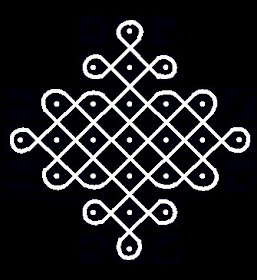
#> input picture Kolam_png.jpg, 257 x 280 px
$ python kolam_from_image.py Kolam_png.jpg
#> lines starting #> are read from the running program, lines starting #| are printed output that depends on the picture; after the words box and inside, x2 and y2 are one past the last pixel; in counts of white or black regions, pixels touching at a corner belong together; long printed decimals are rounded
# kolam_from_image.py
import sys
import cv2
import numpy as np
import matplotlib.pyplot as plt
from skimage.morphology import skeletonize
from scipy import ndimage
from scipy.interpolate import splprep, splev
import networkx as nx
from sklearn.neighbors import KDTree
from shapely.geometry import Point
from math import cos, sin, radians, atan2, degrees

# -------------------------
# Utility / preprocessing
# -------------------------
def read_and_preprocess(path, show=False):
#> called with path = 'Kolam_png.jpg', show = False
    img = cv2.imread(path, cv2.IMREAD_GRAYSCALE)
#> img: shape (280, 257); min 0, max 255, mean 31.4
    if img is None:
        raise FileNotFoundError(path)
    # normalize and invert so strokes = 1
    _, th = cv2.threshold(img, 0, 255, cv2.THRESH_BINARY+cv2.THRESH_OTSU)
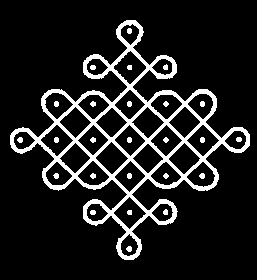
#> th: shape (280, 257); 12.4% white; 26 white regions, largest, box (x1, y1, x2, y2) and area: (10, 20, 250, 260) 8317, (17, 137, 23, 143) 28, (199, 173, 205, 179) 28
    binary = (th == 0).astype(np.uint8)  # strokes black -> 1
    # slight blur + morphological closing to join broken strokes
    binary = cv2.medianBlur((binary*255).astype(np.uint8), 3)//255
#> binary: shape (280, 257); values 0 (black) and 1 (white), 87.5% white; 26 black regions, largest, box (x1, y1, x2, y2) and area: (10, 20, 250, 260) 8352, (17, 137, 23, 143) 28, (199, 173, 205, 179) 28
    kernel = cv2.getStructuringElement(cv2.MORPH_ELLIPSE, (3,3))
    binary = cv2.morphologyEx(binary, cv2.MORPH_CLOSE, kernel)
    if show:
        plt.figure(); plt.title("Binary (strokes=1)"); plt.imshow(binary, cmap='gray'); plt.axis('off')
    return binary

# -------------------------
# Dot (pulli) detection
# -------------------------
def detect_dots(original_gray, binary_strokes):
    # Dots usually are separate small blobs; we find connected components on inverted strokes
    # create image with dots highlighted by distance transform local maxima
    inv = 1 - binary_strokes
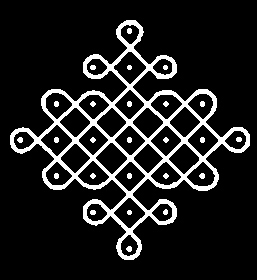
#> inv: shape (280, 257); values 0 (black) and 1 (white), 12.5% white; 26 white regions, largest, box (x1, y1, x2, y2) and area: (10, 20, 250, 260) 8352, (17, 137, 23, 143) 28, (199, 173, 205, 179) 28
    dist = ndimage.distance_transform_edt(inv)
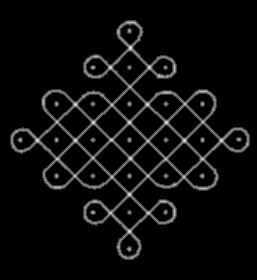
#> dist: shape (280, 257) float64; min 0, max 4, mean 0.191; drawn with min black and max white
    # find peaks
    coords = np.column_stack(ndimage.maximum_position(dist))
#> coords = [[47, 130]]
    # fallback: connected components of inv
    labels, n = ndimage.label(inv)
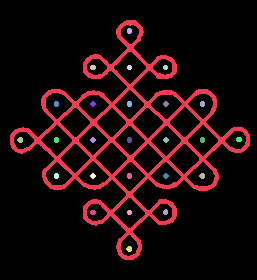
#> labels: shape (280, 257) int32; 27 distinct labels, from 0 to 26; one colour per label, 0 black
#> n = 26
    centers = []
    for lab in range(1, n+1):
        ys, xs = np.where(labels==lab)
        if len(xs)==0: continue
        cx = xs.mean(); cy = ys.mean()
        centers.append((cx, cy))
#> this loop made 26 passes
#> (cx, cy) on passes 1 to 12: (129.4, 139.4), (129, 30.5), (92.5, 67), (129, 67), (165, 67), (56, 103.5), (92.5, 103.5), (129, 103.5), (165.5, 103.5), (202, 103.5), (19.79, 139.5), (56, 139.5)
#> after the loop, centers = 26 pairs, first value 19.79 to 238.5, second value 30.5 to 248.5
    # dedupe and return
    pts = np.array(centers)
#> pts has the same summary as centers
    if pts.size==0:
        return np.zeros((0,2))
    # optionally cluster to remove near duplicates
    tree = KDTree(pts)
    keep = []
    used = set()
    for i,p in enumerate(pts):
        if i in used: continue
        idx = tree.query_radius([p], r=3)[0]
        used.update(idx.tolist())
        keep.append(pts[idx].mean(axis=0))
#> this loop made 26 passes
#> (p, idx) on passes 1 to 12: ([129.4, 139.4], [0, 13]), ([129, 30.5], [1]), ([92.5, 67], [2]), ([129, 67], [3]), ([165, 67], [4]), ([56, 103.5], [5]), ([92.5, 103.5], [6]), ([129, 103.5], [7]), ([165.5, 103.5], [8]), ([202, 103.5], [9]), ([19.79, 139.5], [10]), ([56, 139.5], [11])
#> p on pass 14: [129, 139.5]
#> after the loop, keep = 25 pairs, first value 19.79 to 238.5, second value 30.5 to 248.5; used = 26 items
    return np.array(keep)

# -------------------------
# Skeletonize strokes and extract paths / junctions
# -------------------------# -------------------------
# Skeletonize strokes and extract paths / junctions
# -------------------------
def skeleton_and_graph(binary_strokes, show=False):
    # skeletonize expects boolean image
    skel = skeletonize(binary_strokes==1).astype(np.uint8)
    if show:
        plt.figure(); plt.title("skeleton"); plt.imshow(skel, cmap='gray'); plt.axis('off')

    H, W = skel.shape

    # neighbors in (x,y) ordering -> (col, row)
    def neighbors_xy(x, y):
        for dy in (-1, 0, 1):
            for dx in (-1, 0, 1):
                if dx == 0 and dy == 0:
                    continue
                nx = x + dx
                ny = y + dy
                if 0 <= ny < H and 0 <= nx < W and skel[ny, nx]:
                    yield (nx, ny)   # return (x, y) style

    # classify pixels: endpoints (degree 1) and junctions (degree > 2)
    endpoints = []
    junctions = []
    for y in range(H):
        for x in range(W):
            if not skel[y, x]:
                continue
            deg = sum(1 for _ in neighbors_xy(x, y))
            if deg == 1:
                endpoints.append((x, y))
            elif deg > 2:
                junctions.append((x, y))

    # anchor points are endpoints + junctions
    node_points = endpoints + junctions
    anchor_map = {pt: i for i, pt in enumerate(node_points)}

    # graph to store edges between anchors
    G = nx.Graph()
    for i, pt in enumerate(node_points):
        G.add_node(i, coord=(pt[0], pt[1]))

    # follow paths starting from an anchor to reach another anchor
    def follow_path(start):
        # start is (x,y) anchor
        x0, y0 = start
        path = [(x0, y0)]
        visited = set()
        visited.add((x0, y0))

        # explore each neighbor branch separately and return list of paths found from this anchor
        found_paths = []

        for nbr in neighbors_xy(x0, y0):
            # start a new branch walk
            branch = [(x0, y0)]
            prev = (x0, y0)
            cur = nbr
            branch_visited = set(branch)
            branch_visited.add(cur)
            branch.append(cur)

            # walk until we hit another anchor or dead end; limit steps to avoid infinite loop
            steps = 0
            MAX_STEPS = H * W  # safety cap
            while steps < MAX_STEPS:
                steps += 1
                cx, cy = cur
                # if cur is an anchor (and not the starting anchor), finish this branch
                if cur in anchor_map and cur != start:
                    found_paths.append(branch.copy())
                    break

                # get neighbors of current pixel excluding the previous pixel
                nbrs = [p for p in neighbors_xy(cx, cy) if p != prev]

                # remove already visited on this branch to avoid loops
                nbrs = [p for p in nbrs if p not in branch_visited]

                if not nbrs:
                    # dead end
                    break

                # choose first neighbor to continue (skeleton is thin; this suffices)
                nxt = nbrs[0]
                branch.append(nxt)
                branch_visited.add(nxt)
                prev = cur
                cur = nxt

            # end branch
        return found_paths

    # iterate over anchors and add edges for each path found
    for start in node_points:
        paths_from_anchor = follow_path(start)
        a = anchor_map[start]
        for branch in paths_from_anchor:
            end_pt = branch[-1]
            if end_pt not in anchor_map:
                continue
            b = anchor_map[end_pt]
            # build coords in (x,y) order for storage
            coords = [(int(p[0]), int(p[1])) for p in branch]
            # avoid duplicate edges (undirected)
            if not G.has_edge(a, b):
                G.add_edge(a, b, pixels=coords)

    return skel, G

# -------------------------
# Fit parametric spline to a path
# -------------------------
def fit_spline(path_pixels, smooth=1e-1, k=3):
    # path_pixels: list of (x,y)
    pts = np.array(path_pixels)
    if pts.shape[0] < 4:
        # fallback: poly fit
        x = pts[:,0]; y = pts[:,1]
        # attempt line fit
        A = np.vstack([x, np.ones_like(x)]).T
        m,c = np.linalg.lstsq(A, y, rcond=None)[0]
        return {'type':'line','m':m,'c':c,'pts':pts}
    # parametrize by arc length t
    d = np.sqrt(((np.diff(pts, axis=0))**2).sum(axis=1))
    t = np.hstack(([0], np.cumsum(d)))
    t = t / t[-1]
    try:
        tck, u = splprep([pts[:,0], pts[:,1]], u=t, s=smooth, k=min(k, pts.shape[0]-1))
        return {'type':'spline','tck':tck, 'pts':pts}
    except Exception as e:
        # fallback to piecewise linear
        return {'type':'polyline','pts':pts}

def spline_to_equation(tck, name="S"):
    # we cannot print closed-form; present parametric form with control points
    ctrlx, ctrly = tck[1]
    knots = tck[0]
    degree = tck[2]
    # return a readable representation
    return f"{name}(t): parametric B-spline of degree {degree} with {len(ctrlx)} control points. Use scipy.interpolate.splev to evaluate."

# -------------------------
# Fit circle (optional)
# -------------------------
def fit_circle(pts):
    # algebraic circle fit (Taubin)
    x = pts[:,0]; y = pts[:,1]
    A = np.column_stack([2*x, 2*y, np.ones_like(x)])
    b = x**2 + y**2
    c,_,_,_ = np.linalg.lstsq(A,b, rcond=None)
    a, b_c, c_c = c
    cx = a; cy = b_c; r = np.sqrt(c_c + cx**2 + cy**2)
    return {'cx':cx,'cy':cy,'r':r}

# -------------------------
# Symmetry detection
# -------------------------
def detect_rotational_symmetry(points, max_n=12, tol=4.0):
    # points: Nx2 array in (x,y)
    # center at centroid
    pts = np.array(points)
    center = pts.mean(axis=0)
    rel = pts - center
    tree = KDTree(rel)
    for n in range(max_n,1,-1):
        ok = True
        theta = 360.0/n
        R = lambda ang: np.array([[cos(radians(ang)),-sin(radians(ang))],[sin(radians(ang)),cos(radians(ang))]])
        for k in range(1,n):
            rot = rel @ R(k*theta).T
            dists, _ = tree.query(rot, k=1)
            if np.median(dists) > tol:
                ok = False
                break
        if ok:
            return {'rotational_order': n, 'center': tuple(center)}
    return {'rotational_order': 1, 'center': tuple(center)}

def detect_reflection_symmetry(points, tol=4.0, angle_res=2.0):
    pts = np.array(points)
    center = pts.mean(axis=0)
    rel = pts - center
    tree = KDTree(rel)
    for a in np.arange(0,180, angle_res):
        # reflect across line at angle a through origin: matrix
        ang = radians(a)
        R = np.array([[cos(2*ang), sin(2*ang)],[sin(2*ang), -cos(2*ang)]])
        reflected = rel @ R.T
        dists,_ = tree.query(reflected, k=1)
        if np.median(dists) < tol:
            return {'reflection_axis_angle_deg': a, 'center': tuple(center)}
    return None

# -------------------------
# Main flow
# -------------------------
def analyze_image(path, show=False):
    binary = read_and_preprocess(path, show=False)
    # detect dots using distance peaks on inverted strokes
    gray = cv2.imread(path, cv2.IMREAD_GRAYSCALE)
    dots = detect_dots(gray, binary)
#> dots has the same summary as keep in detect_dots
    skel, G = skeleton_and_graph(binary, show=False)
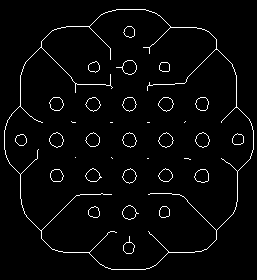
#> skel: shape (280, 257); values 0 (black) and 1 (white), 3.1% white in thin lines or dots
    # collect all path points for symmetry / grid inference
    all_pts = []
    fits = []
    for u,v,data in G.edges(data=True):
        pixels = data['pixels']  # list of (x,y)
        pts = np.array(pixels)
        all_pts.append(pts)
        fit = fit_spline(pts, smooth=1e-1)
        fits.append(((u,v), fit))
#> this loop made 108 passes
#> (v, x in fit_spline, y in fit_spline, A in fit_spline, m in fit_spline, c in fit_spline) on passes 6, 11, 13, 14, 17: (57, [149, 149, 149], [82, 83, 84], [[149, 1], [149, 1], [149, 1]], 0.557, 0.00374), (17, [185, 184], [121, 122], [[185, 1], [184, 1]], -1, 306), (14, [110, 111, 112], [122, 122, 122], [[110, 1], [111, 1], [112, 1]], 4.8e-15, 122), (16, [147, 148, 149], [122, 122, 122], [[147, 1], [148, 1], [149, 1]], -7.51e-15, 122), (21, [111, 112], [157, 158], [[111, 1], [112, 1]], 1, 46)
#> v on passes 3, 12, 15, 16, 20, 21: 36, 65, 67, 71, 70, 80
#> after the loop, all_pts = 108 items; fits = 108 items
    all_pts_flat = np.vstack(all_pts) if all_pts else np.zeros((0,2))
#> all_pts_flat = 1570 pairs, first value 4 to 253, second value 9 to 269
    # symmetry detection using nodes + sampled path points
    sampled = all_pts_flat[np.linspace(0, all_pts_flat.shape[0]-1, min(300, all_pts_flat.shape[0])).astype(int)] if all_pts_flat.shape[0]>0 else np.zeros((0,2))
#> sampled = 300 pairs, first value 4 to 253, second value 9 to 269
    rot = detect_rotational_symmetry(sampled, max_n=12, tol=3.5)
#> in detect_rotational_symmetry, `pts = np.array(points)`: pts has the same summary as sampled in analyze_image
#> in detect_rotational_symmetry, `center = pts.mean(axis=0)`: center = [126.5, 138.7]
#> in detect_rotational_symmetry, `rel = pts - center`: rel = 300 pairs, first value -122.5 to 126.5, second value -129.7 to 130.3
#> rot = {'rotational_order': 2, 'center': (126.5, 138.7)}
    refl = detect_reflection_symmetry(sampled, tol=3.5)
#> in detect_reflection_symmetry, `pts = np.array(points)`: pts has the same summary as sampled in analyze_image
#> in detect_reflection_symmetry, `center = pts.mean(axis=0)`: center = [126.5, 138.7]
#> refl = {'reflection_axis_angle_deg': 0, 'center': (126.5, 138.7)}
    # grid spacing: if dots exist, compute nearest neighbor distance avg
    grid_spacing = None
    if dots.shape[0]>1:
        tree = KDTree(dots)
        dists, _ = tree.query(dots, k=2)
#> dists = 25 pairs, first value 0 to 0, second value 35.96 to 36.5
        nn = dists[:,1]
#> nn = 25 values, max 36.5 at index 15, min 35.96 at index 0, mean 36.12
        grid_spacing = float(np.median(nn))
#> grid_spacing = 36
    result = {
        'dots': dots,
        'graph': G,
        'fits': fits,
        'rotational_symmetry': rot,
        'reflection_symmetry': refl,
        'grid_spacing': grid_spacing
    }
    if show:
        plt.figure(figsize=(6,6))
        # plot original
        img = cv2.imread(path)
#> img is the input picture: shape (280, 257, 3); mean B, G, R 33.9, 31.2, 31.2
        plt.imshow(cv2.cvtColor(img, cv2.COLOR_BGR2RGB)); plt.axis('off')
        # overlay nodes
        if dots.size>0:
            plt.scatter(dots[:,0], dots[:,1], s=20, c='yellow')
        # overlay skeleton paths and control points
        for (u,v), fit in fits:
            pts = np.array(G.edges[u,v]['pixels'])
            plt.plot(pts[:,0], pts[:,1], linewidth=1)
            if fit['type']=='spline':
                tck = fit['tck']
                u_eval = np.linspace(0,1,200)
                x,y = splev(u_eval, tck)
                plt.plot(x,y, linewidth=1)
#> this loop made 108 passes
#> (u, v, pts) on passes 6, 7, 11, 13, 14, 17, 18, 23, 28, 29, 31, 32: (5, 57, [[149, 82], [149, 83], [149, 84]]), (6, 59, [[111, 88], [112, 87], [111, 86], [110, 85]]), (10, 17, [[185, 121], [184, 122]]), (13, 14, [[110, 122], [111, 122], [112, 122]]), (15, 16, [[147, 122], [148, 122], [149, 122]]), (20, 21, [[111, 157], [112, 158]]), (22, 23, [[147, 158], [148, 158]]), (29, 78, [[138, 213], [137, 213]]), (33, 34, [[88, 26], [89, 26]]), (33, 36, [[88, 26], [89, 27]]), (34, 36, [[89, 26], [89, 27]]), (35, 37, [[170, 26], [170, 27]])
#> (u, v) on passes 1, 2, 3, 4, 5, 8: (0, 42), (1, 44), (2, 36), (3, 50), (4, 56), (7, 60)
        plt.title(f"rot order {rot['rotational_order']} spacing {grid_spacing}")
        plt.show()
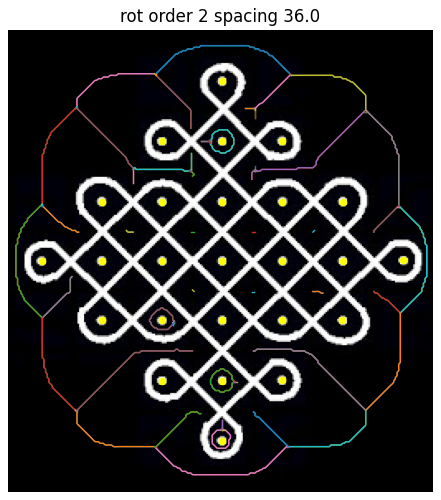
#> figure drawn by matplotlib, 1 panel
    return result

# -------------------------
# Example usage (CLI)
# -------------------------
if __name__ == "__main__":
    if len(sys.argv) < 2:
        print("Usage: python kolam_from_image.py path/to/kolam.png")
        sys.exit(1)
    path = sys.argv[1]
    res = analyze_image(path, show=True)
#> res = 6 items
    # Print readable equations for first few fits
    print("Grid spacing (median NN of dots):", res['grid_spacing'])
#| Grid spacing (median NN of dots): 36.0
    print("Rotational symmetry:", res['rotational_symmetry'])
#| Rotational symmetry: {'rotational_order': 2, 'center': (126.493, 138.743)}
    print("Reflection symmetry:", res['reflection_symmetry'])
#| Reflection symmetry: {'reflection_axis_angle_deg': 0.0, 'center': (126.493, 138.743)}
    cnt = 0
    for (u,v), fit in res['fits']:
        cnt += 1
        if cnt>10: break
        print("Edge", (u,v), "fit type:", fit['type'])
        if fit['type']=='line':
            print(f"  Line y = {fit['m']:.4f} x + {fit['c']:.4f}")
        elif fit['type']=='spline':
            print("  Spline: use scipy tck (parametric). Summary:", spline_to_equation(fit['tck'], name=f"Edge{u}_{v}"))
        elif fit['type']=='polyline':
            print("  Polyline with N pts:", fit['pts'].shape[0])
#> this loop made 11 passes
#> (v, ctrlx in spline_to_equation, ctrly in spline_to_equation) on passes 1, 2, 4, 5, 7, 8, 9, 10: (42, [143, 144.7, 146.3, 148], [47, 47, 47, 47]), (44, [149, 149, 149, 149], [53, 51.33, 49.67, 48]), (50, [116, 117.7, 119.3, 121], [67, 67, 67, 67]), (56, [110, 110, 110, 110], [74, 77.33, 80.67, 84]), (59, [111, 113.7, 110.3, 110], [88, 87, 86, 85]), (60, [147, 147.4, 146.1, 148], [89.99, 88.35, 86.02, 84.99]), (55, [75, 75, 75, 75], [92, 89.33, 86.67, 84]), (12, [71, 71.73, 73.65, 75], [121, 122.8, 121.7, 122])
#> v on passes 3, 6, 11: 36, 57, 17
#> (printed output is left out)
#> after the loop, cnt = 11
    print("Done.")

    import pickle
    with open("kolam_extraction.pkl", "wb") as f:
        pickle.dump(res, f)
    print("Saved kolam_extraction.pkl")
